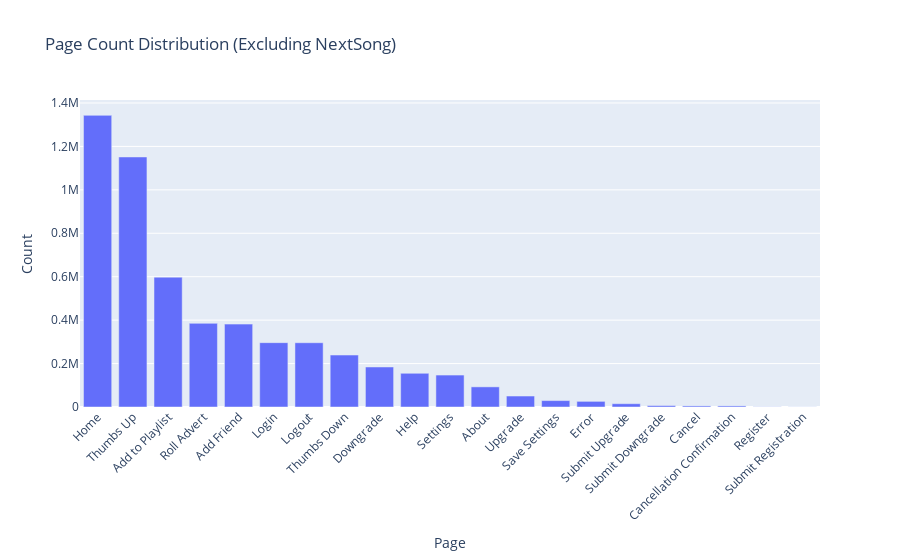

The notebook cell this image was saved under:
### Code cell
import plotly.express as px

# Drop 'NextSong' from the counts
page_counts = df['page'].value_counts().drop('NextSong').reset_index()
page_counts.columns = ['Page', 'Count']

# Create the interactive plot
fig = px.bar(page_counts, x='Page', y='Count', title='Page Count Distribution (Excluding NextSong)',
             labels={'Count': 'Count', 'Page': 'Page'},
             hover_data={'Count': True})

fig.update_layout(xaxis_tickangle=-45)
fig.show()

### Figure 1 — Plotly figure (JSON) as saved in the notebook; plotly's stock layout.template omitted (floating-point values rounded to 4 significant figures)
{"data": [{"alignmentgroup": "True", "hovertemplate": "Page=%{x}<br>Count=%{y}<extra></extra>", "legendgroup": "", "marker": {"color": "#636efa", "pattern": {"shape": ""}}, "name": "", "offsetgroup": "", "orientation": "v", "showlegend": false, "textposition": "auto", "type": "bar", "x": ["Home", "Thumbs Up", "Add to Playlist", "Roll Advert", "Add Friend", "Login", "Logout", "Thumbs Down", "Downgrade", "Help", "Settings", "About", "Upgrade", "Save Settings", "Error", "Submit Upgrade", "Submit Downgrade", "Cancel", "Cancellation Confirmation", "Register", "Submit Registration"], "xaxis": "x", "y": [1343102, 1151465, 597921, 385212, 381664, 296350, 296005, 239212, 184240, 155100, 147074, 92759, 50507, 29516, 25962, 15135, 6494, 5003, 5003, 802, 401], "yaxis": "y"}], "layout": {"autosize": true, "barmode": "relative", "legend": {"tracegroupgap": 0}, "title": {"text": "Page Count Distribution (Excluding NextSong)"}, "xaxis": {"anchor": "y", "autorange": true, "domain": [0, 1], "range": [-0.5, 20.5], "tickangle": -45, "title": {"text": "Page"}, "type": "category"}, "yaxis": {"anchor": "x", "autorange": true, "domain": [0, 1], "range": [0, 1414000.0], "title": {"text": "Count"}, "type": "linear"}}}
